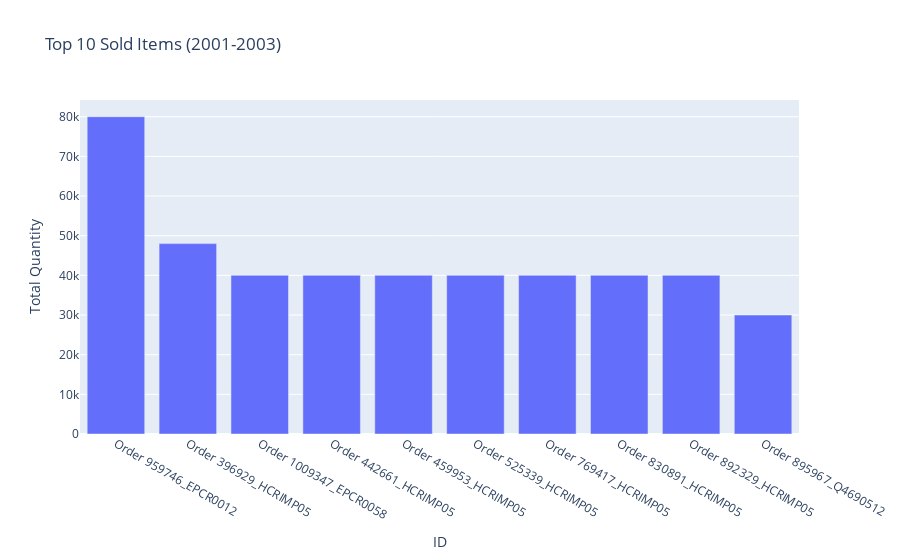

Here is the notebook cell this chart was saved with:
### Markdown cell above
### Explore the Data (EDA):

### Code cell
import plotly.express as px

# Group data by ID and sum the Quantity
df_grouped = order.groupby('ID').agg({'Quantity': 'sum'}).reset_index()

# Get the top 10 IDs by quantity
top_10_ids = df_grouped.nlargest(10, 'Quantity')

# Plot the data using plotly
fig = px.bar(top_10_ids, x='ID', y='Quantity',
             title='Top 10 Sold Items (2001-2003)',
             labels={'ID': 'ID', 'Quantity': 'Total Quantity'})

# Show the plot
fig.show()

### Figure 1 — Plotly figure (JSON) as saved in the notebook; plotly's stock layout.template omitted (floating-point values rounded to 4 significant figures)
{"data": [{"alignmentgroup": "True", "hovertemplate": "ID=%{x}<br>Total Quantity=%{y}<extra></extra>", "legendgroup": "", "marker": {"color": "#636efa", "pattern": {"shape": ""}}, "name": "", "offsetgroup": "", "orientation": "v", "showlegend": false, "textposition": "auto", "type": "bar", "x": ["Order 959746_EPCR0012", "Order 396929_HCRIMP05", "Order 1009347_EPCR0058", "Order 442661_HCRIMP05", "Order 459953_HCRIMP05", "Order 525339_HCRIMP05", "Order 769417_HCRIMP05", "Order 830891_HCRIMP05", "Order 892329_HCRIMP05", "Order 895967_Q4690512"], "xaxis": "x", "y": [80000, 48000, 40000, 40000, 40000, 40000, 40000, 40000, 40000, 30000], "yaxis": "y"}], "layout": {"barmode": "relative", "legend": {"tracegroupgap": 0}, "title": {"text": "Top 10 Sold Items (2001-2003)"}, "xaxis": {"anchor": "y", "domain": [0, 1], "title": {"text": "ID"}}, "yaxis": {"anchor": "x", "domain": [0, 1], "title": {"text": "Total Quantity"}}}}
